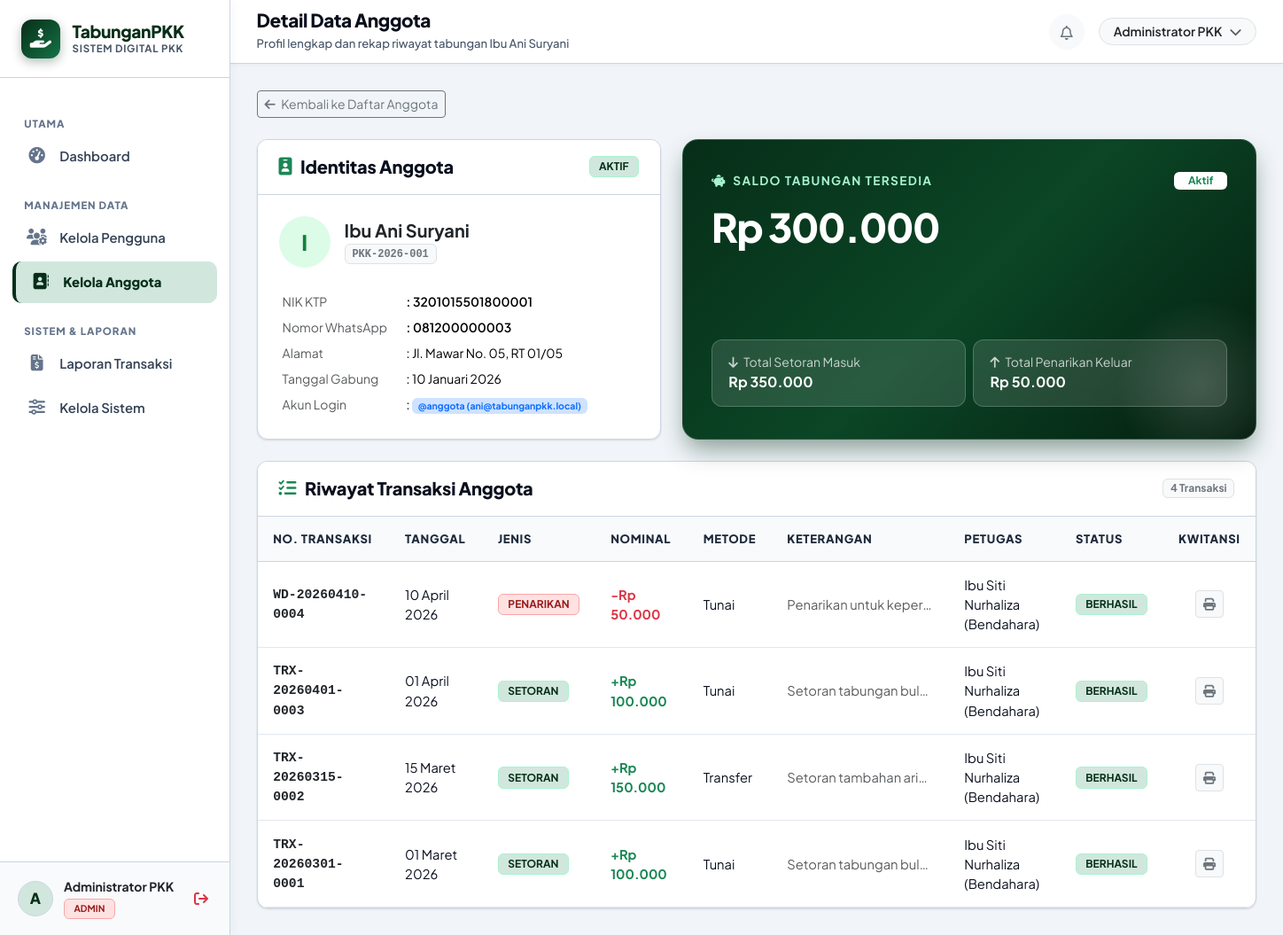
Page /admin/anggota_detail.php?id=1 (signed in) on the committed database.
### tables this page shows
CREATE TABLE IF NOT EXISTS `anggota` (
   
  `id` INT AUTO_INCREMENT PRIMARY KEY,
   
  `user_id` INT NULL UNIQUE,
   
  `nomor_anggota` VARCHAR(50) NOT NULL UNIQUE,
   
  `nama` VARCHAR(150) NOT NULL,
   
  `nik` VARCHAR(30) NULL,
   
  `nomor_hp` VARCHAR(25) NULL,
   
  `alamat` TEXT NULL,
   
  `tanggal_gabung` DATE NOT NULL,
   
  `status` ENUM('aktif', 'nonaktif') NOT NULL DEFAULT 'aktif',
   
  `created_at` TIMESTAMP DEFAULT CURRENT_TIMESTAMP,
   
  CONSTRAINT `fk_anggota_user` FOREIGN KEY (`user_id`) REFERENCES `users` (`id`) ON DELETE SET NULL ON UPDATE CASCADE
);

CREATE TABLE IF NOT EXISTS `users` (
   
  `id` INT AUTO_INCREMENT PRIMARY KEY,
   
  `nama` VARCHAR(150) NOT NULL,
   
  `username` VARCHAR(100) NOT NULL UNIQUE,
   
  `email` VARCHAR(150) NOT NULL UNIQUE,
   
  `password` VARCHAR(255) NOT NULL,
   
  `role` ENUM('admin', 'bendahara', 'pengguna') NOT NULL DEFAULT 'pengguna',
   
  `status` ENUM('aktif', 'nonaktif') NOT NULL DEFAULT 'aktif',
   
  `no_hp` VARCHAR(25) NULL,
   
  `alamat` TEXT NULL,
   
  `created_at` TIMESTAMP DEFAULT CURRENT_TIMESTAMP,
   
  `updated_at` TIMESTAMP DEFAULT CURRENT_TIMESTAMP ON UPDATE CURRENT_TIMESTAMP
);

CREATE TABLE IF NOT EXISTS `transaksi` (
   
  `id` INT AUTO_INCREMENT PRIMARY KEY,
   
  `kode_transaksi` VARCHAR(50) NOT NULL UNIQUE,
   
  `anggota_id` INT NOT NULL,
   
  `jenis_transaksi` ENUM('setoran', 'penarikan') NOT NULL,
   
  `nominal` DECIMAL(15, 2) NOT NULL,
   
  `metode_pembayaran` VARCHAR(50) DEFAULT 'Tunai',
   
  `bukti_transaksi` VARCHAR(255) NULL,
   
  `tanggal` DATE NOT NULL,
   
  `keterangan` TEXT NULL,
   
  `status` ENUM('berhasil', 'menunggu', 'dibatalkan') NOT NULL DEFAULT 'berhasil',
   
  `petugas_id` INT NULL,
   
  `created_at` TIMESTAMP DEFAULT CURRENT_TIMESTAMP,
   
  CONSTRAINT `fk_transaksi_anggota` FOREIGN KEY (`anggota_id`) REFERENCES `anggota` (`id`) ON DELETE CASCADE ON UPDATE CASCADE,
   
  CONSTRAINT `fk_transaksi_petugas` FOREIGN KEY (`petugas_id`) REFERENCES `users` (`id`) ON DELETE SET NULL ON UPDATE CASCADE
);

### config/helpers.php (called while the page is built, shortened)
<?php
function base_url($path = '') {
    $protocol = (!empty($_SERVER['HTTPS']) && $_SERVER['HTTPS'] !== 'off' || (isset($_SERVER['SERVER_PORT']) && $_SERVER['SERVER_PORT'] == 443)) ? "https://" : "http://";
    $host = $_SERVER['HTTP_HOST'] ?? 'localhost';
    $script = $_SERVER['SCRIPT_NAME'] ?? '';
    $dir = str_replace('\\', '/', dirname($script));
    $parts = explode('/', trim($dir, '/'));
    $projectIndex = -1;
    if ($projectIndex !== -1) {
        $projectPath = '/' . implode('/', array_slice($parts, 0, $projectIndex + 1));
        $base = $protocol . $host . $projectPath;
    } else {
        $base = $protocol . $host . '/tabunganPKK';
    }
    $path = ltrim($path, '/');
    return $path ? rtrim($base, '/') . '/' . $path : rtrim($base, '/');
}
function format_rupiah($angka, $withPrefix = true) {
    $val = is_numeric($angka) ? (float)$angka : 0;
    $hasil = number_format($val, 0, ',', '.');
    return $withPrefix ? 'Rp ' . $hasil : $hasil;
}
function format_tanggal($dateString, $withTime = false) {
    $bulanIndo = [
        1 => 'Januari', 'Februari', 'Maret', 'April', 'Mei', 'Juni',
        'Juli', 'Agustus', 'September', 'Oktober', 'November', 'Desember'
    ];
    $timestamp = strtotime($dateString);
    $d = date('d', $timestamp);
    $m = (int)date('m', $timestamp);
    $y = date('Y', $timestamp);
    $hasil = $d . ' ' . ($bulanIndo[$m] ?? date('M', $timestamp)) . ' ' . $y;
    return $hasil;
}
function hitung_saldo_anggota($pdo, $anggota_id) {
    $stmt = $pdo->prepare("
        SELECT
            COALESCE(SUM(CASE WHEN jenis_transaksi = 'setoran' AND status = 'berhasil' THEN nominal ELSE 0 END), 0) AS total_setoran,
            COALESCE(SUM(CASE WHEN jenis_transaksi = 'penarikan' AND status = 'berhasil' THEN nominal ELSE 0 END), 0) AS total_penarikan
        FROM transaksi
        WHERE anggota_id = ?
    ");
    $stmt->execute([$anggota_id]);
    $data = $stmt->fetch();
    $setoran = (float)($data['total_setoran'] ?? 0);
    $penarikan = (float)($data['total_penarikan'] ?? 0);
    return [
        'total_setoran' => $setoran,
        'total_penarikan' => $penarikan,
        'saldo' => $setoran - $penarikan
    ];
}

### admin/anggota_detail.php (the view, shortened to what this page needs)
<?php
require_once __DIR__ . '/../config/database.php';
require_once __DIR__ . '/../config/helpers.php';
$pdo = getDBConnection();
$id = (int)($_GET['id'] ?? 0);
$stmt = $pdo->prepare("
    SELECT a.*, u.username, u.email
    FROM anggota a
    LEFT JOIN users u ON u.id = a.user_id
    WHERE a.id = ?
");
$stmt->execute([$id]);
$anggota = $stmt->fetch();
$saldoData = hitung_saldo_anggota($pdo, $id);
$stmtMutasi = $pdo->prepare("
    SELECT t.*, u.nama AS nama_petugas
    FROM transaksi t
    LEFT JOIN users u ON u.id = t.petugas_id
    WHERE t.anggota_id = ?
    ORDER BY t.tanggal DESC, t.id DESC
");
$stmtMutasi->execute([$id]);
$riwayatTrx = $stmtMutasi->fetchAll();
include __DIR__ . '/../includes/header.php';
include __DIR__ . '/../includes/sidebar.php';
include __DIR__ . '/../includes/topbar.php';
?>
<div class="mb-4">
    <a href="<?= base_url('admin/anggota.php') ?>" class="btn btn-outline-secondary btn-sm">
        <i class="fa-solid fa-arrow-left me-1"></i> Kembali ke Daftar Anggota
    </a>
</div>
<div class="row g-4 mb-4">
    <div class="col-lg-5">
        <div class="card-pkk h-100">
            <div class="card-pkk-header">
                <h5><i class="fa-solid fa-id-badge text-success"></i> Identitas Anggota</h5>
                <span class="badge badge-status-<?= $anggota['status'] ?> text-uppercase"><?= $anggota['status'] ?></span>
            </div>
            <div class="card-pkk-body">
                <div class="d-flex align-items-center gap-3 mb-4">
                    <div style="width: 58px; height: 58px; border-radius: 50%; background: #dcfce7; color: #15803d; font-weight: 800; font-size: 1.5rem; display: flex; align-items: center; justify-content: center;">
                        <?= strtoupper(substr($anggota['nama'], 0, 1)) ?>
                    </div>
                    <div>
                        <h5 class="fw-bold mb-0 text-dark"><?= htmlspecialchars($anggota['nama']) ?></h5>
                        <span class="badge bg-light text-secondary border font-monospace"><?= htmlspecialchars($anggota['nomor_anggota']) ?></span>
                    </div>
                </div>
                <table class="table table-sm table-borderless small mb-0">
                    <tr>
                        <td class="text-muted" style="width: 140px;">NIK KTP</td>
                        <td class="fw-semibold">: <?= htmlspecialchars($anggota['nik'] ?: '-') ?></td>
                    </tr>
                    <tr>
                        <td class="text-muted">Nomor WhatsApp</td>
                        <td class="fw-semibold">: <?= htmlspecialchars($anggota['nomor_hp'] ?: '-') ?></td>
                    </tr>
                    <tr>
                        <td class="text-muted">Alamat</td>
                        <td>: <?= htmlspecialchars($anggota['alamat'] ?: '-') ?></td>
                    </tr>
                    <tr>
                        <td class="text-muted">Tanggal Gabung</td>
                        <td>: <?= format_tanggal($anggota['tanggal_gabung']) ?></td>
                    </tr>
                    <tr>
                        <td class="text-muted">Akun Login</td>
                        <td>:
                            <?php if ($anggota['username']): ?>
                                <span class="badge bg-primary-subtle text-primary">@<?= htmlspecialchars($anggota['username']) ?> (<?= htmlspecialchars($anggota['email']) ?>)</span>
                            <?php else: ?>
                                <span class="text-muted fst-italic">Belum memiliki akun login web</span>
                            <?php endif; ?>
                        </td>
                    </tr>
                </table>
            </div>
        </div>
    </div>
    <div class="col-lg-7">
        <div class="saldo-hero-card h-100 d-flex flex-column justify-content-between">
            <div>
                <div class="d-flex justify-content-between align-items-center">
                    <div class="hero-label"><i class="fa-solid fa-piggy-bank me-1"></i> Saldo Tabungan Tersedia</div>
                    <span class="badge bg-white text-success fw-bold px-3 py-1">Aktif</span>
                </div>
                <div class="hero-nominal"><?= format_rupiah($saldoData['saldo']) ?></div>
            </div>
            <div class="row g-2 mt-2">
                <div class="col-sm-6">
                    <div class="saldo-hero-stat">
                        <small class="d-block opacity-75"><i class="fa-solid fa-arrow-down me-1"></i> Total Setoran Masuk</small>
                        <strong class="fs-6"><?= format_rupiah($saldoData['total_setoran']) ?></strong>
                    </div>
                </div>
                <div class="col-sm-6">
                    <div class="saldo-hero-stat">
                        <small class="d-block opacity-75"><i class="fa-solid fa-arrow-up me-1"></i> Total Penarikan Keluar</small>
                        <strong class="fs-6"><?= format_rupiah($saldoData['total_penarikan']) ?></strong>
                    </div>
                </div>
            </div>
        </div>
    </div>
</div>
<div class="card-pkk">
    <div class="card-pkk-header">
        <h5><i class="fa-solid fa-list-check text-success"></i> Riwayat Transaksi Anggota</h5>
        <span class="badge bg-light text-secondary border"><?= count($riwayatTrx) ?> Transaksi</span>
    </div>
    <div class="table-responsive">
        <table class="table-pkk">
            <thead>
                <tr>
                    <th>No. Transaksi</th>
                    <th>Tanggal</th>
                    <th>Jenis</th>
                    <th>Nominal</th>
                    <th>Metode</th>
                    <th>Keterangan</th>
                    <th>Petugas</th>
                    <th>Status</th>
                    <th class="text-center">Kwitansi</th>
                </tr>
            </thead>
            <tbody>
                <?php if (empty($riwayatTrx)): ?>
                    <tr>
                        <td colspan="9" class="text-center py-4 text-muted">
                            Belum ada riwayat transaksi tabungan untuk anggota ini.
                        </td>
                    </tr>
                <?php else: ?>
                    <?php foreach ($riwayatTrx as $trx): ?>
                        <tr>
                            <td class="font-monospace fw-bold text-dark small">
                                <?= htmlspecialchars($trx['kode_transaksi']) ?>
                            </td>
                            <td class="small"><?= format_tanggal($trx['tanggal']) ?></td>
                            <td>
                                <span class="badge badge-trx-<?= $trx['jenis_transaksi'] ?> text-uppercase">
                                    <?= $trx['jenis_transaksi'] ?>
                                </span>
                            </td>
                            <td>
                                <span class="fw-bold <?= $trx['jenis_transaksi'] === 'setoran' ? 'text-success' : 'text-danger' ?>">
                                    <?= $trx['jenis_transaksi'] === 'setoran' ? '+' : '-' ?><?= format_rupiah($trx['nominal']) ?>
                                </span>
                            </td>
                            <td class="small"><?= htmlspecialchars($trx['metode_pembayaran'] ?: 'Tunai') ?></td>
                            <td class="small text-muted text-truncate" style="max-width: 200px;">
                                <?= htmlspecialchars($trx['keterangan'] ?: '-') ?>
                            </td>
                            <td class="small"><?= htmlspecialchars($trx['nama_petugas'] ?: '-') ?></td>
                            <td>
                                <span class="badge badge-status-<?= $trx['status'] ?>">
                                    <?= strtoupper($trx['status']) ?>
                                </span>
                            </td>
                            <td class="text-center">
                                        <a href="<?= base_url('cetak_kuitansi.php?kode=' . urlencode($trx['kode_transaksi'])) ?>" class="btn btn-sm btn-light border" title="Cetak Kuitansi">
                                    <i class="fa-solid fa-print text-secondary"></i>
                                </a>
                            </td>
                        </tr>
                    <?php endforeach; ?>
                <?php endif; ?>
            </tbody>
        </table>
    </div>
</div>
<?php include __DIR__ . '/../includes/footer.php'; ?>

### assets/css/style.css (style rules this page uses)
:root { --pkk-primary: #0f5132; --pkk-primary-dark: #072e18; --pkk-primary-light: #157347; --pkk-primary-subtle: #d1e7dd; --pkk-accent: #0a5c36; --pkk-bg: #f1f5f9; --pkk-card-bg: #ffffff; --pkk-text-main: #0a0f1d; --pkk-text-muted: #475569; --pkk-border: #cbd5e1; --pkk-sidebar-width: 260px; --pkk-radius: 12px; --pkk-shadow-sm: 0 1px 3px rgba(0, 0, 0, 0.08), 0 1px 2px rgba(0, 0, 0, 0.05); --pkk-shadow-md: 0 4px 8px -1px rgba(0, 0, 0, 0.10), 0 2px 4px -2px rgba(0, 0, 0, 0.06); --pkk-shadow-lg: 0 12px 24px -4px rgba(7, 46, 24, 0.18), 0 4px 6px -4px rgba(0, 0, 0, 0.06); }
* { box-sizing: border-box; }
body { font-family: 'Plus Jakarta Sans', sans-serif; background-color: var(--pkk-bg); color: var(--pkk-text-main); min-height: 100vh; display: flex; flex-direction: column; margin: 0; padding: 0; -webkit-font-smoothing: antialiased; }
.card-pkk { background: var(--pkk-card-bg); border: 1.5px solid var(--pkk-border); border-radius: var(--pkk-radius); box-shadow: var(--pkk-shadow-sm); transition: transform 0.2s ease, box-shadow 0.2s ease; overflow: hidden; }
.card-pkk-header { padding: 1.15rem 1.5rem; border-bottom: 1.5px solid var(--pkk-border); background-color: #ffffff; display: flex; align-items: center; justify-content: space-between; }
.card-pkk-header h5, .card-pkk-header h6 { margin: 0; font-weight: 800; color: var(--pkk-text-main); display: flex; align-items: center; gap: 0.6rem; letter-spacing: -0.01em; }
.card-pkk-body { padding: 1.5rem; }
.saldo-hero-card { background: linear-gradient(135deg, #072e18 0%, #0b4626 50%, #041c0e 100%); color: #ffffff; border-radius: 18px; padding: 2.25rem 2rem; position: relative; overflow: hidden; box-shadow: 0 14px 28px -4px rgba(7, 46, 24, 0.45); border: 1px solid rgba(255, 255, 255, 0.15); }
.saldo-hero-card::after { content: ''; position: absolute; right: -40px; bottom: -40px; width: 200px; height: 200px; background: radial-gradient(circle, rgba(255, 255, 255, 0.14) 0%, rgba(255, 255, 255, 0) 70%); border-radius: 50%; }
.saldo-hero-card .hero-label { font-size: 0.85rem; text-transform: uppercase; letter-spacing: 0.1em; font-weight: 700; color: #a7f3d0; }
.saldo-hero-card .hero-nominal { font-size: 2.8rem; font-weight: 800; margin: 0.5rem 0 1.25rem; letter-spacing: -0.03em; color: #ffffff; }
.saldo-hero-stat { background: rgba(255, 255, 255, 0.12); backdrop-filter: blur(10px); border-radius: 12px; padding: 0.9rem 1.15rem; border: 1px solid rgba(255, 255, 255, 0.2); }
.badge-status-aktif, .badge-trx-setoran, .badge-status-berhasil, .badge-status-disetujui, .badge-status-selesai { background-color: var(--pkk-primary-subtle); color: var(--pkk-primary-dark); border: 1px solid #a7f3d0; font-weight: 700; font-size: 0.75rem; padding: 0.32rem 0.65rem; border-radius: 6px; }
.badge-status-nonaktif, .badge-trx-penarikan, .badge-status-dibatalkan, .badge-status-ditolak { background-color: #fee2e2; color: #991b1b; border: 1px solid #fca5a5; font-weight: 700; font-size: 0.75rem; padding: 0.32rem 0.65rem; border-radius: 6px; }
.table-pkk { width: 100%; margin-bottom: 0; border-collapse: separate; border-spacing: 0; }
.table-pkk thead th { background-color: #f8fafc; color: #1e293b; font-size: 0.82rem; font-weight: 800; text-transform: uppercase; letter-spacing: 0.05em; padding: 0.95rem 1.1rem; border-bottom: 1.5px solid var(--pkk-border); white-space: nowrap; }
.table-pkk tbody td { padding: 0.95rem 1.1rem; vertical-align: middle; border-bottom: 1px solid #e2e8f0; font-size: 0.92rem; color: var(--pkk-text-main); }

### rows in the picture
anggota: status "AKTIF", nama "I", nama "Ibu Ani Suryani", nomor_anggota "PKK-2026-001", nik "3201015501800001", nomor_hp "081200000003", alamat "Jl. Mawar No. 05, RT 01/05", tanggal_gabung "10 Januari 2026", user.username "anggota", user.email "ani@tabunganpkk.local"
transaksi: kode_transaksi "WD-20260410-0004", tanggal "10 April 2026", jenis_transaksi "PENARIKAN", nominal "Rp 50.000", metode_pembayaran "Tunai", keterangan "Penarikan untuk keper…", petugas.nama "Ibu Siti Nurhaliza (Bendahara)", status "BERHASIL"
transaksi: kode_transaksi "TRX-20260401-0003", tanggal "01 April 2026", jenis_transaksi "SETORAN", nominal "Rp 100.000", metode_pembayaran "Tunai", keterangan "Setoran tabungan bul…", petugas.nama "Ibu Siti Nurhaliza (Bendahara)", status "BERHASIL"
transaksi: kode_transaksi "TRX-20260315-0002", tanggal "15 Maret 2026", jenis_transaksi "SETORAN", nominal "Rp 150.000", metode_pembayaran "Transfer", keterangan "Setoran tambahan ari…", petugas.nama "Ibu Siti Nurhaliza (Bendahara)", status "BERHASIL"
transaksi: kode_transaksi "TRX-20260301-0001", tanggal "01 Maret 2026", jenis_transaksi "SETORAN", nominal "Rp 100.000", metode_pembayaran "Tunai", keterangan "Setoran tabungan bul…", petugas.nama "Ibu Siti Nurhaliza (Bendahara)", status "BERHASIL"

### other values in the picture
substr($userName, 0, 1) "A"
$userName "Administrator PKK"
$userRole "ADMIN"
$pageHeading "Detail Data Anggota"
$pageSubheading "Profil lengkap dan rekap riwayat tabungan Ibu Ani Suryani"
format_rupiah($saldoData['saldo']) "Rp 300.000"
format_rupiah($saldoData['total_setoran']) "Rp 350.000"
format_rupiah($saldoData['total_penarikan']) "Rp 50.000"
count($riwayatTrx) "4"
